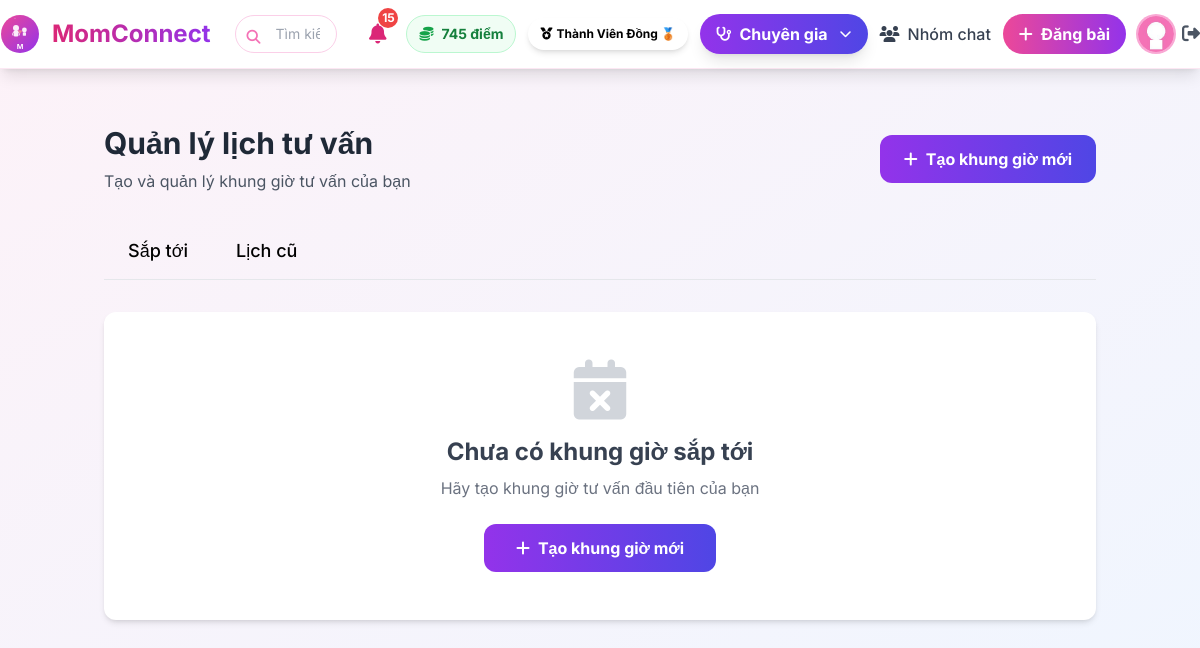
Screenshot of /expert/schedule (signed in) with the database file from the repository.
### models.py (models this page shows, shortened)
class User(UserMixin, db.Model):
    __tablename__ = 'users'
    id = db.Column(db.Integer, primary_key=True)
    name = db.Column(db.String(100), nullable=False)
    email = db.Column(db.String(100), unique=True, nullable=False)
    password = db.Column(db.String(200), nullable=False)
    avatar = db.Column(db.String(200), default='default.jpg')
    bio = db.Column(db.Text)
    phone = db.Column(db.String(15), unique=True)  # Số điện thoại
    rating = db.Column(db.Float, default=0.0)  # Trung bình sao (0-5)
    children_count = db.Column(db.Integer, default=0)
    children_ages = db.Column(db.String(100))
    points = db.Column(db.Integer, default=0)
    role = db.Column(db.String(20), default='user')  # user, admin, expert
    is_active = db.Column(db.Boolean, default=True)
    badge = db.Column(db.String(50))  # ← THÊM TRƯỜNG CẤP BẬC
    created_at = db.Column(db.DateTime, default=vietnam_now)
    is_verified_expert = db.Column(db.Boolean, default=False)
    expert_category = db.Column(db.String(50))  # Lĩnh vực chuyên môn
    specialty = db.Column(db.String(100))              # Chuyên môn cụ thể
    experience_years = db.Column(db.Integer)           # Số năm kinh nghiệm
    workplace = db.Column(db.String(200))              # Nơi làm việc
    license_number = db.Column(db.String(100))         # Số chứng chỉ hành nghề
    license_expiry = db.Column(db.Date)                # Ngày hết hạn chứng chỉ
    consultation_fee = db.Column(db.Float)             # Phí tư vấn (VNĐ)
    education = db.Column(db.Text)                     # Học vấn
    certifications = db.Column(db.Text)                # Chứng chỉ (JSON string)
    availability = db.Column(db.String(20), default='available')  # available/busy/offline
    credibility_score = db.Column(db.Float, default=0) # Điểm uy tín
    posts = db.relationship('Post', backref='author', lazy='dynamic')

### app.py (the view, shortened to what this page needs)
@app.route('/expert/schedule', methods=['GET', 'POST'])
@expert_required
def expert_schedule():
    now = get_vn_now()
    min_date = now.strftime('%Y-%m-%d')
    upcoming_slots = TimeSlot.query.filter_by(expert_id=current_user.id)\
                                  .filter(TimeSlot.start_time >= now)\
                                  .order_by(TimeSlot.start_time).all()
    old_slots = TimeSlot.query.filter_by(expert_id=current_user.id)\
                             .filter(TimeSlot.start_time < now)\
                             .order_by(TimeSlot.start_time.desc()).all()
    return render_template(
        'expert/schedule.html',
        upcoming_slots=upcoming_slots,
        old_slots=old_slots,
        min_date=min_date
    )

### app.py (called while the page is built, shortened)
@login_manager.user_loader
def load_user(id):
    user = User.query.get(int(id))
    if user:
        update_user_badge(user)  # ← Tự động cập nhật badge mỗi khi đăng nhập/load user
    return user

@app.template_filter('vietnam_time')
def vietnam_time_filter(dt):
    if dt is None:
        return ""
    if dt.tzinfo is not None:
        dt = dt.astimezone(pytz.timezone('Asia/Ho_Chi_Minh'))
    return dt.strftime('%H:%M %d/%m/%Y')

def get_vn_now():
    return datetime.now(VN_TZ).replace(tzinfo=None)

def update_user_badge(user):
    old_badge = getattr(user, 'badge', None)
    points = user.points
    if points > 2000:
        badge = "Ứng viên Chuyên gia 🌟"
        can_request_expert = True
    elif points >= 1001:
        badge = "Thành Viên Bạc 🥈"
        can_request_expert = False
    elif points >= 201:
        badge = "Thành Viên Đồng 🥉"
        can_request_expert = False
    else:
        badge = "Mầm Non 👶"
        can_request_expert = False

@app.context_processor
def utility_processor():
    def now():
        return get_vn_now()
    return dict(now=now)

def expert_required(f):
    @wraps(f)
    @login_required
    def decorated_function(*args, **kwargs):
        if not current_user.is_verified_expert:
            flash('Chỉ chuyên gia mới được truy cập tính năng này!', 'error')
            return redirect(url_for('home'))
        return f(*args, **kwargs)
    return decorated_function

### templates/expert/schedule.html (shortened to what this page needs)
{% extends "expert/base_expert.html" %}
{% block content %}
<div class="container mx-auto px-4 py-8">
    <div class="flex justify-between items-center mb-8">
        <div>
            <h1 class="text-3xl font-bold text-gray-800 mb-2">Quản lý lịch tư vấn</h1>
            <p class="text-gray-600">Tạo và quản lý khung giờ tư vấn của bạn</p>
        </div>
        <button onclick="openCreateModal()"
            class="bg-gradient-to-r from-purple-600 to-indigo-600 text-white px-6 py-3 rounded-xl font-bold hover:shadow-lg transition transform hover:scale-105 flex items-center gap-2">
            <i class="fas fa-plus"></i>
            Tạo khung giờ mới
        </button>
    </div>
    <div class="flex border-b border-gray-200 mb-8">
        <button onclick="showTab('upcoming')"
            class="tab-btn px-6 py-3 font-medium text-lg border-b-2 border-transparent hover:border-purple-600 focus:border-purple-600 active-tab">
            Sắp tới
        </button>
        <button onclick="showTab('old')"
            class="tab-btn px-6 py-3 font-medium text-lg border-b-2 border-transparent hover:border-purple-600 focus:border-purple-600">
            Lịch cũ
        </button>
    </div>
    <div id="upcoming-tab" class="tab-content">
        {% if upcoming_slots and upcoming_slots|length > 0 %}
        <div class="grid grid-cols-1 md:grid-cols-2 lg:grid-cols-3 gap-6" id="slotsContainer">
            {% for slot in upcoming_slots %}
            <div class="slot-card bg-white rounded-xl shadow-md overflow-hidden border-l-4
                        {{ 'border-green-500' if slot.status == 'available' else 'border-orange-500' if slot.status == 'booked' else 'border-gray-400' }}"
                data-slot-id="{{ slot.id }}" data-date="{{ slot.start_time.strftime('%Y-%m-%d') }}"
                data-start-time="{{ slot.start_time | vietnam_time }}"
                data-duration="{{ (slot.end_time - slot.start_time).total_seconds() // 60 }}"
                data-max-participants="{{ slot.max_participants }}" data-notes="{{ slot.notes or '' }}">
                <div class="p-6">
                    <div class="flex justify-between items-start mb-4">
                        {% if slot.status == 'available' %}
                        <span class="bg-green-100 text-green-700 px-3 py-1 rounded-full text-sm font-medium">
                            Còn trống
                        </span>
                        {% elif slot.status == 'booked' %}
                        <span class="bg-orange-100 text-orange-700 px-3 py-1 rounded-full text-sm font-medium">
                            Đã đặt
                        </span>
                        {% else %}
                        <span class="bg-gray-100 text-gray-700 px-3 py-1 rounded-full text-sm font-medium">
                            Đã hủy
                        </span>
                        {% endif %}
                        <div class="flex gap-2">
                            {% if slot.status == 'available' %}
                            <button onclick="editSlot({{ slot.id }})"
                                class="p-2 bg-blue-100 text-blue-600 rounded hover:bg-blue-200 transition"
                                title="Chỉnh sửa">
                                <i class="fas fa-edit"></i>
                            </button>
                            {% endif %}
                            <button onclick="deleteSlot({{ slot.id }})"
                                class="p-2 bg-red-100 text-red-600 rounded hover:bg-red-200 transition" title="Xóa">
                                <i class="fas fa-trash"></i>
                            </button>
                        </div>
                    </div>
                    <div class="text-center mb-4">
                        <div class="text-4xl font-bold text-purple-600 mb-1">
                            {{ slot.start_time.strftime('%d') }}
                        </div>
                        <div class="text-sm text-gray-600">
                            {{ slot.start_time.strftime('%m/%Y') }}
                        </div>
                    </div>
                    <div class="text-center mb-4">
                        <div class="text-2xl font-bold text-gray-800">
                            {{ slot.start_time | vietnam_time }} - {{ slot.end_time.strftime('%H:%M') }}
                        </div>
                        <div class="text-sm text-gray-500">
                            {{ ((slot.end_time - slot.start_time).total_seconds() // 60) }} phút
                        </div>
                    </div>
                    <!-- <div class="text-center text-sm text-gray-600 mb-4">
                        Số người tối đa: {{ slot.max_participants }}
                    </div> -->
                    {% if slot.notes %}
                    <p class="text-sm text-gray-600 text-center">
                        <i class="fas fa-info-circle mr-1"></i>{{ slot.notes }}
                    </p>
                    {% endif %}
                </div>
            </div>
            {% endfor %}
        </div>
        {% else %}
        <div class="bg-white rounded-xl shadow-md p-12 text-center">
            <i class="fas fa-calendar-times text-6xl text-gray-300 mb-4"></i>
            <h3 class="text-2xl font-bold text-gray-700 mb-2">Chưa có khung giờ sắp tới</h3>
            <p class="text-gray-500 mb-6">Hãy tạo khung giờ tư vấn đầu tiên của bạn</p>
            <button onclick="openCreateModal()"
                class="bg-gradient-to-r from-purple-600 to-indigo-600 text-white px-8 py-3 rounded-xl font-bold hover:shadow-lg transition transform hover:scale-105">
                <i class="fas fa-plus mr-2"></i>Tạo khung giờ mới
            </button>
        </div>
        {% endif %}
    </div>
    {% endblock %}

### templates/base.html (shortened to what this page needs)
<!DOCTYPE html>
<html lang="vi">
<head>
    <script src="https://cdn.tailwindcss.com"></script>
    <link href="https://cdnjs.cloudflare.com/ajax/libs/font-awesome/6.5.0/css/all.min.css" rel="stylesheet">
</head>
<body class="bg-gradient-to-br from-pink-50 to-blue-50 min-h-screen">
    <nav class="bg-white shadow-lg py-3 sticky top-0 z-50 border-b border-pink-100">
        <div class="max-w-7xl mx-auto flex flex-col md:flex-row md:items-center justify-between gap-4">
            <a href="{{ url_for('home') }}" class="flex items-center gap-3 group shrink-0">
                <img src="{{ url_for('static', filename='logo.svg') }}" alt="MomConnect Logo"
                    class="w-10 h-10 logo-img">
                <span
                    class="text-2xl font-bold bg-gradient-to-r from-pink-600 to-purple-600 bg-clip-text text-transparent whitespace-nowrap">
                </span>
            </a>
            <form action="{{ url_for('search') }}" method="get"
                class="flex-1 w-full md:w-auto md:max-w-md mx-2 order-last md:order-none">
                <div class="relative">
                    <input type="text" name="q" placeholder="Tìm kiếm..."
                        class="w-full pl-10 pr-4 py-2 border border-pink-200 rounded-full focus:outline-none focus:ring-2 focus:ring-pink-400 transition text-sm">
                    <i class="fas fa-search absolute left-3 top-3 text-pink-400 text-sm"></i>
                </div>
            </form>
            <div class="flex items-center gap-2 md:gap-3 flex-wrap justify-end w-full md:w-auto mt-3 md:mt-0">
                {% if current_user.is_authenticated %}
                <div class="relative shrink-0">
                    <button onclick="toggleNotif()" class="relative p-2 hover:bg-gray-100 rounded-full transition">
                        <i class="fas fa-bell text-xl text-pink-600"></i>
                        <span id="notif-count"
                            class="absolute -top-1 -right-1 bg-red-500 text-white text-xs font-bold rounded-full w-5 h-5 flex items-center justify-center badge-pulse hidden">
                        </span>
                    </button>
                </div>
                {% if current_user.role != 'admin' %}
                <div class="flex items-center gap-2 bg-green-50 px-3 py-2 rounded-full border border-green-200">
                    <i class="fas fa-coins text-green-600 text-sm"></i>
                    <span class="text-green-700 font-bold text-sm">{{ current_user.points }} điểm</span>
                </div>
                {% if current_user.badge %}
                <span
                    class="px-3 py-2 rounded-full text-xs font-bold flex items-center gap-1 shadow-md animate-pulse-slow hidden sm:inline-flex"
                    {% if 'Ứng viên Chuyên gia' in current_user.badge %}bg-gradient-to-r from-purple-700 to-pink-700
                    text-white shadow-purple-500/50 {% elif 'Thành Viên Bạc' in current_user.badge %}bg-gradient-to-r
                    from-gray-400 to-gray-600 text-white {% elif 'Thành Viên Đồng' in current_user.badge
                    %}bg-gradient-to-r from-orange-600 to-yellow-600 text-white {% else %}bg-gradient-to-r
                    from-green-400 to-teal-500 text-white{% endif %}">
                    <i class="fas fa-medal text-xs"></i>
                    <span class="hidden sm:inline text-xs">{{ current_user.badge }}</span>
                </span>
                {% endif %}
                {% endif %}
                <div class="flex items-center gap-2">
                    {% if current_user.role != 'admin' %}
                    {% if current_user.is_verified_expert %}
                    <div class="relative group">
                        <button
                            class="bg-gradient-to-r from-purple-600 to-indigo-600 text-white px-4 py-2 rounded-full font-bold hover:shadow-xl transition flex items-center gap-2 shadow-lg transform hover:scale-105">
                            <i class="fas fa-stethoscope text-sm"></i>
                            <span class="hidden sm:inline">Chuyên gia</span>
                            <i class="fas fa-chevron-down ml-1 text-xs"></i>
                        </button>
                    </div>
                    {% endif %}
                    {% endif %}
                </div>
                {% endif %}
                {% if current_user.is_authenticated and current_user.role != 'admin' %}
                <a href="{{ url_for('chat_rooms') }}"
                    class="text-gray-700 hover:text-purple-600 transition-colors font-medium flex items-center gap-2">
                    <i class="fas fa-users"></i>
                    <span class="hidden sm:inline">Nhóm chat</span>
                </a>
                {% endif %}
                {% if current_user.is_authenticated %}
                <a href="{{ url_for('create_post') }}"
                    class="bg-gradient-to-r from-pink-500 to-purple-600 text-white px-4 py-2 rounded-full font-bold hover:shadow-lg transition transform hover:scale-105 flex items-center gap-2 shrink-0">
                    <i class="fas fa-plus"></i>
                    <span class="hidden sm:inline">Đăng bài</span>
                </a>
                <div class="flex items-center gap-2">
                    <div class="relative group">
                        <a href="{{ url_for('profile') }}">
                            <img src="{{ url_for('static', filename=current_user.avatar or 'images/default-avatar.png') }}"
                                class="w-9 h-9 rounded-full object-cover ring-2 ring-pink-300 cursor-pointer transform hover:scale-110 transition-transform">
                        </a>
                    </div>
                    <a href="{{ url_for('logout') }}" class="text-gray-600 hover:text-red-600 transition-colors">
                        <i class="fas fa-sign-out-alt text-lg"></i>
                    </a>
                </div>
                {% endif %}
            </div>
        </div>
    </nav>
    <div class="max-w-7xl mx-auto p-4 md:p-6">
        {% block content %}{% endblock %}
    </div>
</body>
</html>

### templates/base.html (style rules this page uses)
body { font-family: 'Inter', sans-serif; }
.badge-pulse { animation: pulse 2s infinite; }
.logo-img { transition: transform 0.3s ease; }
.animate-pulse-slow { animation: pulse 3s infinite; }

### rows the page displays
User: points "745", badge "Thành Viên Đồng 🥉", avatar (placeholder picture)
